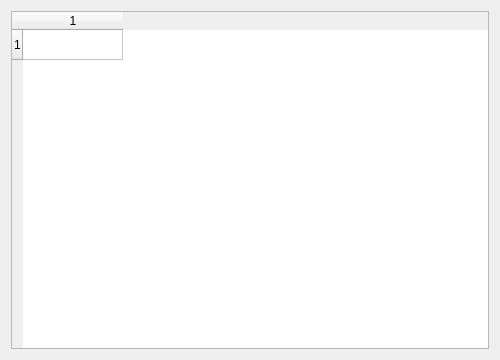
<?xml version="1.0" encoding="UTF-8"?>
<ui version="4.0"><class>Dialog</class><widget class="QDialog" name="Dialog"><property name="geometry"><rect><x>0</x><y>0</y><width>500</width><height>360</height></rect></property><property name="windowTitle"><string>Table 1x1</string></property><layout class="QVBoxLayout" name="verticalLayout"><property name="leftMargin"><number>11</number></property><property name="topMargin"><number>11</number></property><property name="rightMargin"><number>11</number></property><property name="bottomMargin"><number>11</number></property><property name="spacing"><number>6</number></property><item><widget class="QTableWidget" name="table"><property name="rowCount"><number>1</number></property><property name="columnCount"><number>1</number></property></widget></item></layout></widget></ui>
